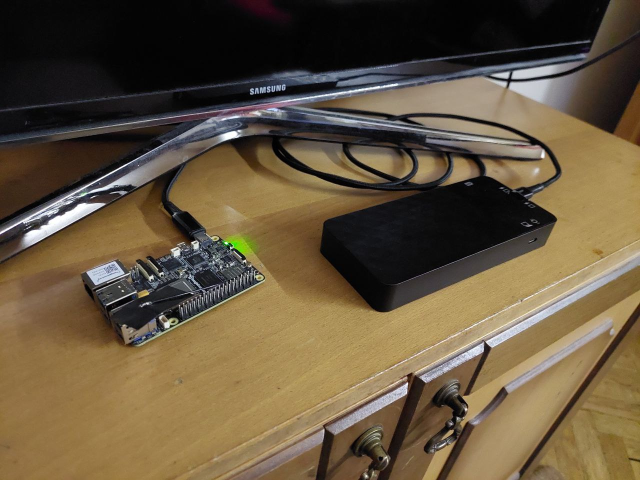
#> input picture b1.jpg, 1280 x 960 px (shown at 1/2 size)
$ python -i vf_self.py   (imports and definitions only)
#> lines starting #> are read from the running program, lines starting #| are printed output that depends on the picture
#> further down, picture is the input picture: shape (960, 1280, 3); mean B, G, R 62.5, 85.9, 101.1
from __future__ import annotations

import cv2
import numpy as np


def apply_deterministic_augmentation(image: np.ndarray) -> np.ndarray:
    """
    Apply one fixed deterministic augmentation pipeline to a BGR image.

    The function is intended for feature stability checks, not for training.
    It always applies the same sequence of light augmentations and returns
    one augmented BGR uint8 image.

    Args:
        image:
            Input image as a BGR uint8 numpy array.

    Returns:
        Augmented image as a BGR uint8 numpy array.
    """
    h, w = image.shape[:2]
#> h = 960; w = 1280

    blur_kernel = (3, 3)
    blur_sigma = 0.8

    brightness_factor = 0.95
    contrast_factor = 0.95

    jpeg_quality = 85

    resize_scale = 0.92

    affine_angle_deg = 1.0
    affine_scale = 0.99
    affine_shift_x = 0.01 * w
#> affine_shift_x = 12.8
    affine_shift_y = 0.01 * h
#> affine_shift_y = 9.6

    augmented = cv2.GaussianBlur(image, blur_kernel, blur_sigma)

    augmented = np.clip(augmented.astype(np.float32) * brightness_factor, 0, 255).astype(np.uint8)
    augmented = np.clip((augmented.astype(np.float32) - 127.5) * contrast_factor + 127.5, 0, 255).astype(np.uint8)

    ok, encoded = cv2.imencode(
        ".jpg",
        augmented,
        [int(cv2.IMWRITE_JPEG_QUALITY), jpeg_quality],
    )
    if not ok:
        return augmented

    augmented = cv2.imdecode(encoded, cv2.IMREAD_COLOR)
    if augmented is None:
        return image.copy()

    small_w = max(1, int(round(w * resize_scale)))
#> small_w = 1178
    small_h = max(1, int(round(h * resize_scale)))
#> small_h = 883

    augmented = cv2.resize(augmented, (small_w, small_h), interpolation=cv2.INTER_AREA)
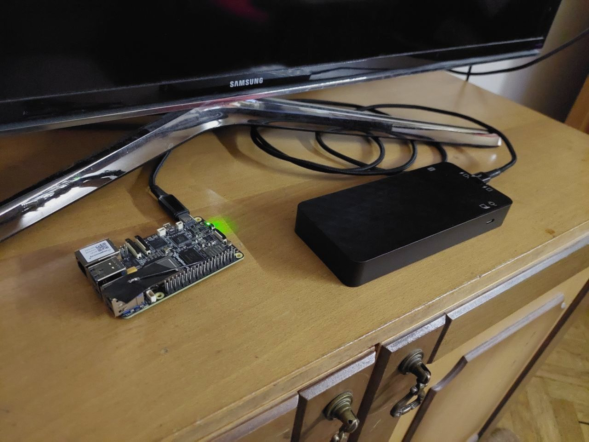
#> augmented: shape (883, 1178, 3) (shown at 1/2 size); mean B, G, R 61.7, 82.9, 96.6
    augmented = cv2.resize(augmented, (w, h), interpolation=cv2.INTER_LINEAR)
#> augmented: shape (960, 1280, 3)

    matrix = cv2.getRotationMatrix2D((w / 2.0, h / 2.0), affine_angle_deg, affine_scale)
    matrix[0, 2] += affine_shift_x
    matrix[1, 2] += affine_shift_y

    augmented = cv2.warpAffine(
        augmented,
        matrix,
        (w, h),
        flags=cv2.INTER_LINEAR,
        borderMode=cv2.BORDER_REPLICATE,
    )
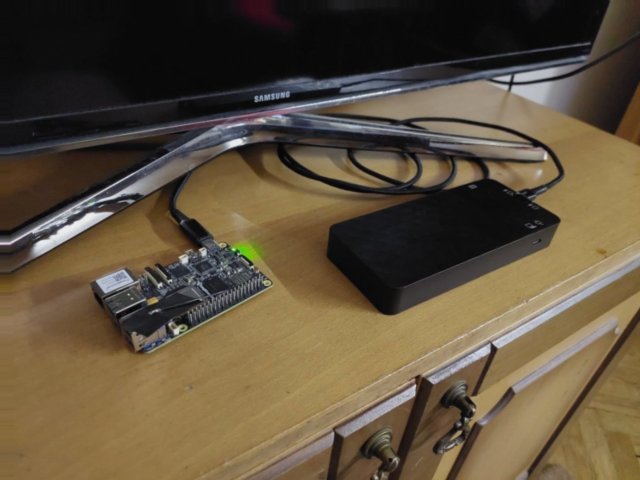
#> augmented: shape (960, 1280, 3) (shown at 1/2 size); mean B, G, R 60.7, 81.4, 94.9

    return augmented

>>> import cv2
>>> picture = cv2.imread('b1.jpg')
>>> result = apply_deterministic_augmentation(picture)

$ run again, on b3.jpg
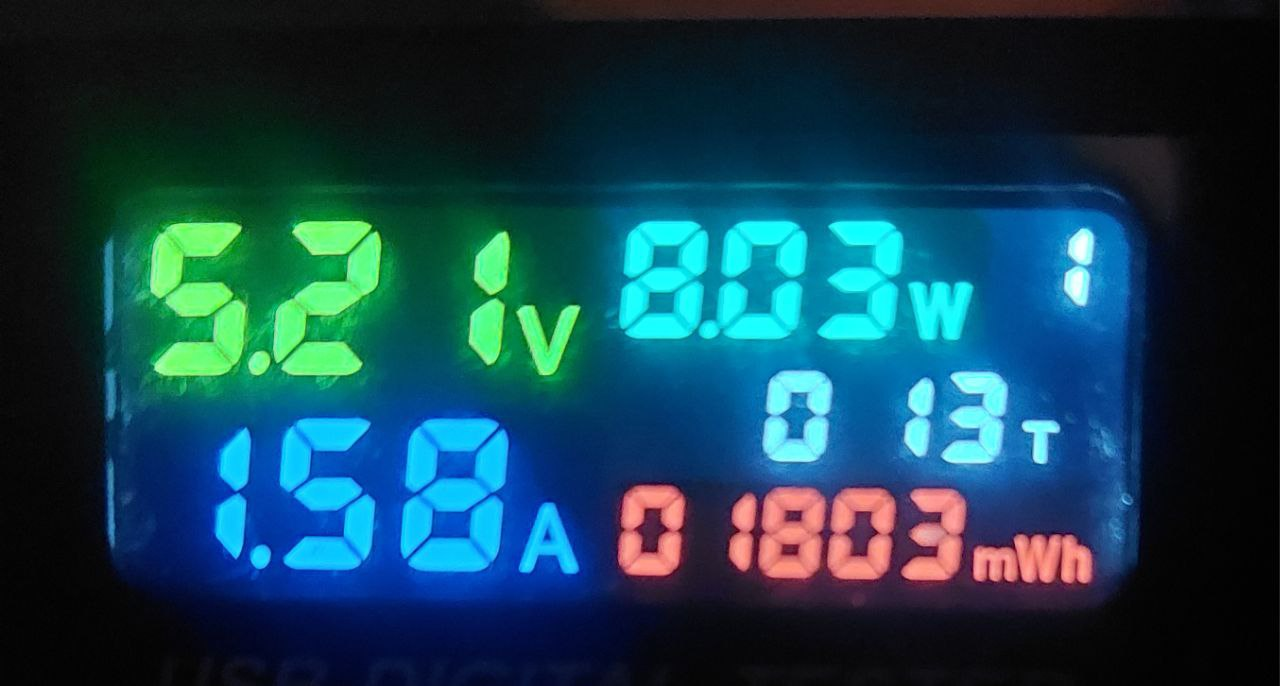
#> input picture b3.jpg, 1280 x 686 px
#> picture is the input picture: shape (686, 1280, 3); mean B, G, R 79.1, 64.2, 21.1
#> in apply_deterministic_augmentation, `augmented = cv2.resize(augmented, (small_w, small_h), interpolation=cv..`:
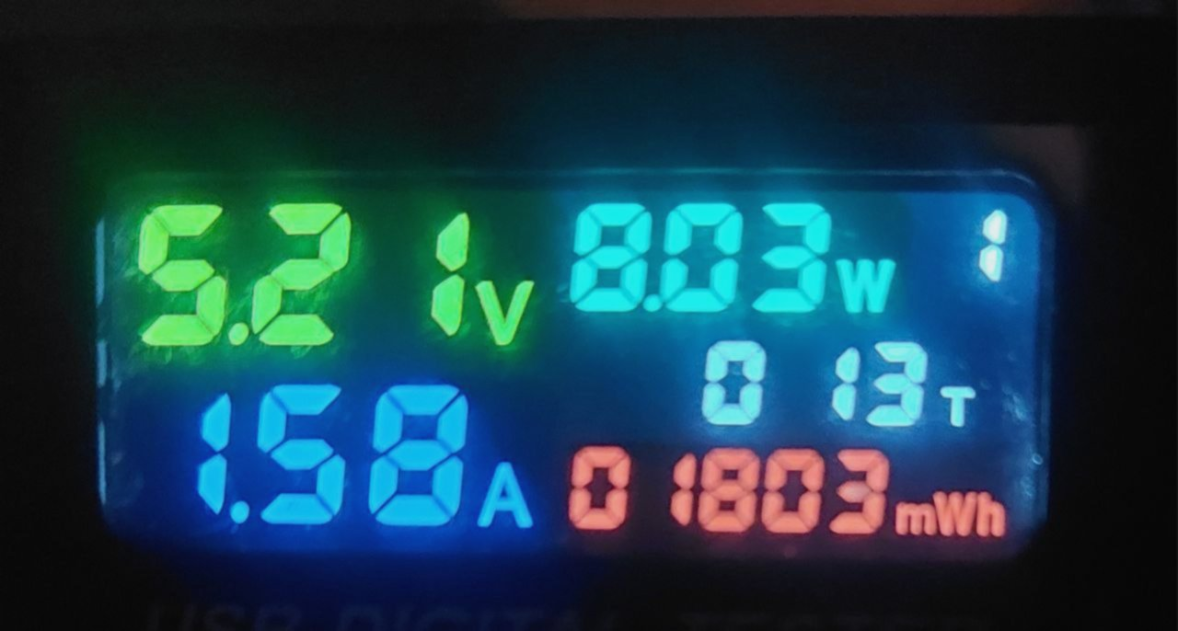
#> augmented: shape (631, 1178, 3); mean B, G, R 76.8, 63.3, 24.4
#> in apply_deterministic_augmentation, `augmented = cv2.warpAffine( augmented, matrix, (w, h), flags=cv2.INTER..`:
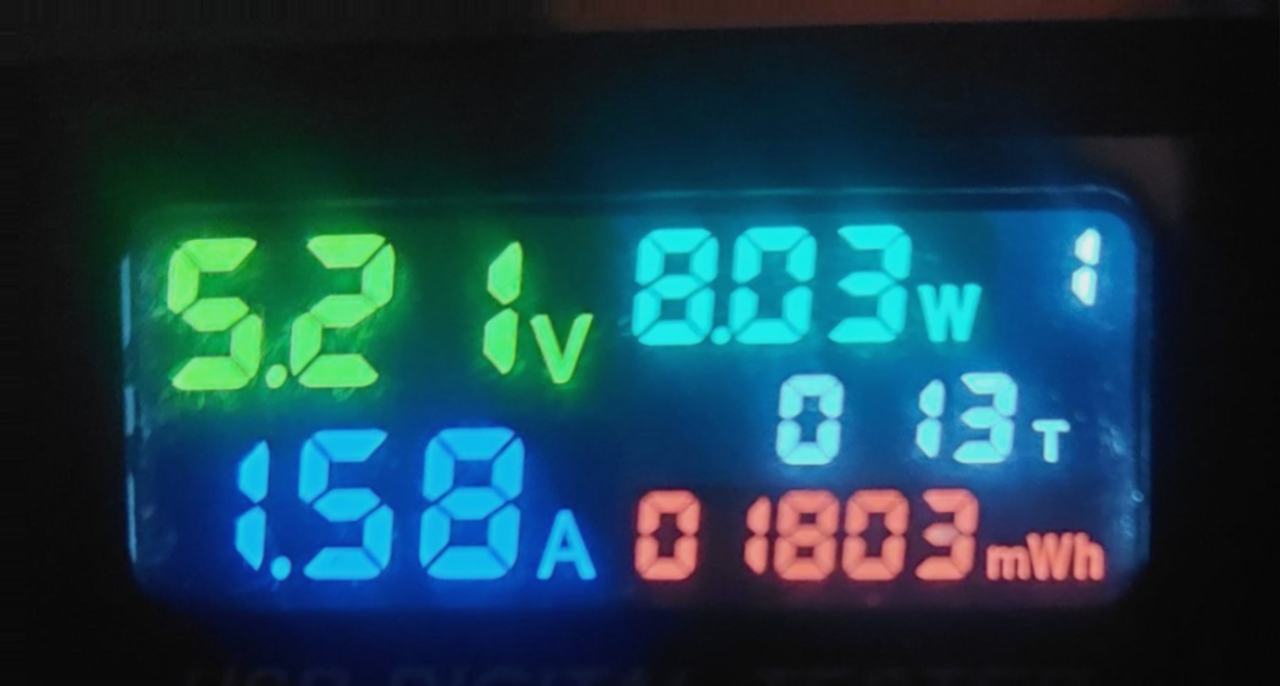
#> augmented: shape (686, 1280, 3); mean B, G, R 75.6, 62.4, 24.4

$ run again, on b4.jpg
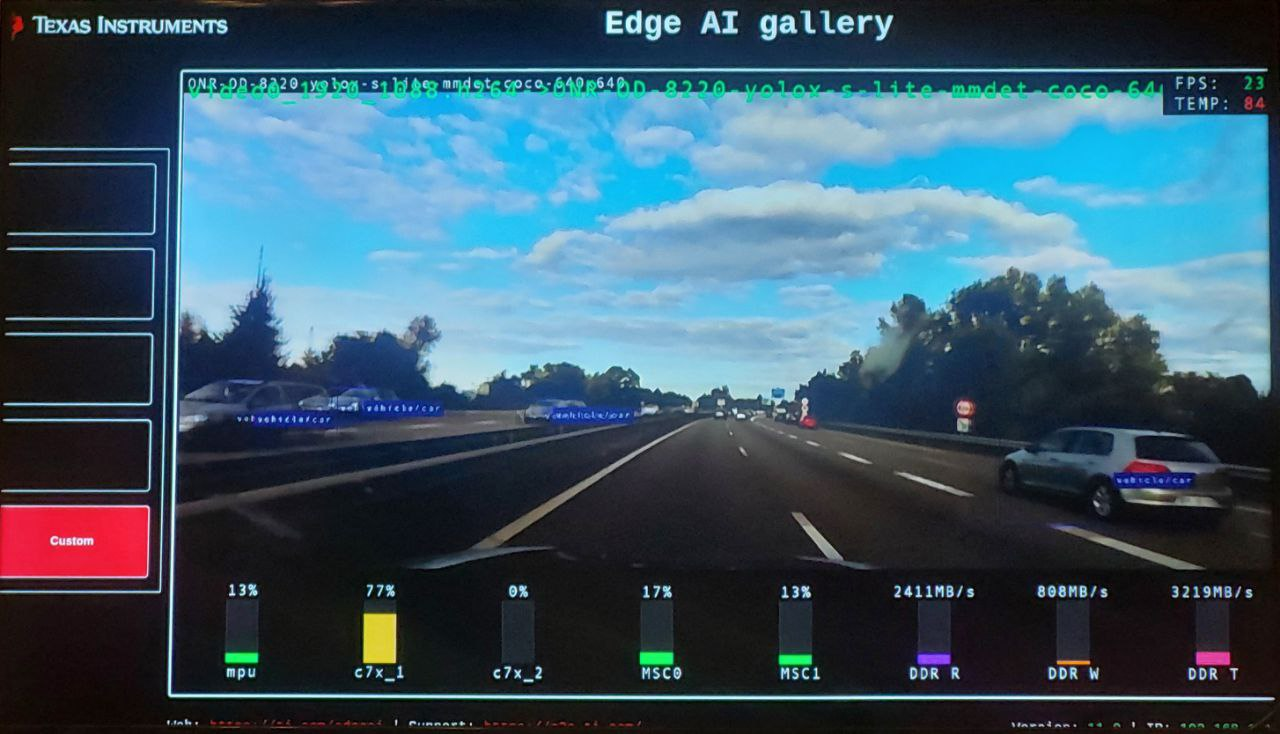
#> input picture b4.jpg, 1280 x 734 px
#> picture is the input picture: shape (734, 1280, 3); mean B, G, R 102.9, 86.4, 59.1
#> in apply_deterministic_augmentation, `augmented = cv2.resize(augmented, (small_w, small_h), interpolation=cv..`:
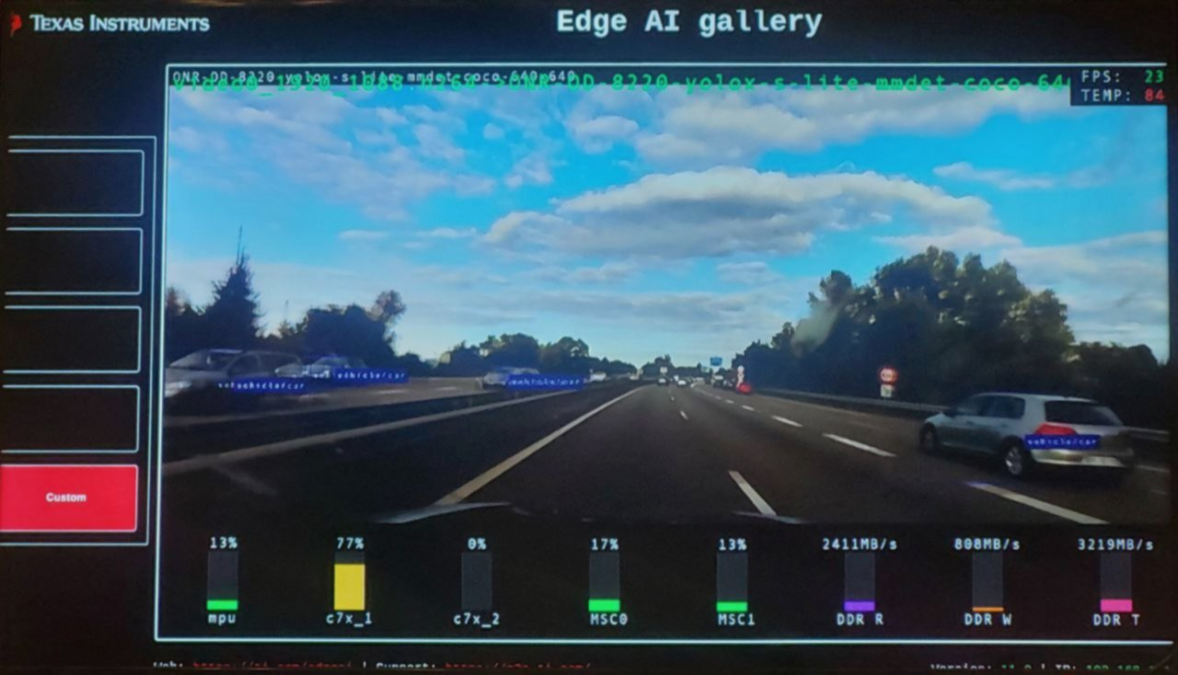
#> augmented: shape (675, 1178, 3); mean B, G, R 98.4, 83.4, 58.8
#> in apply_deterministic_augmentation, `augmented = cv2.warpAffine( augmented, matrix, (w, h), flags=cv2.INTER..`:
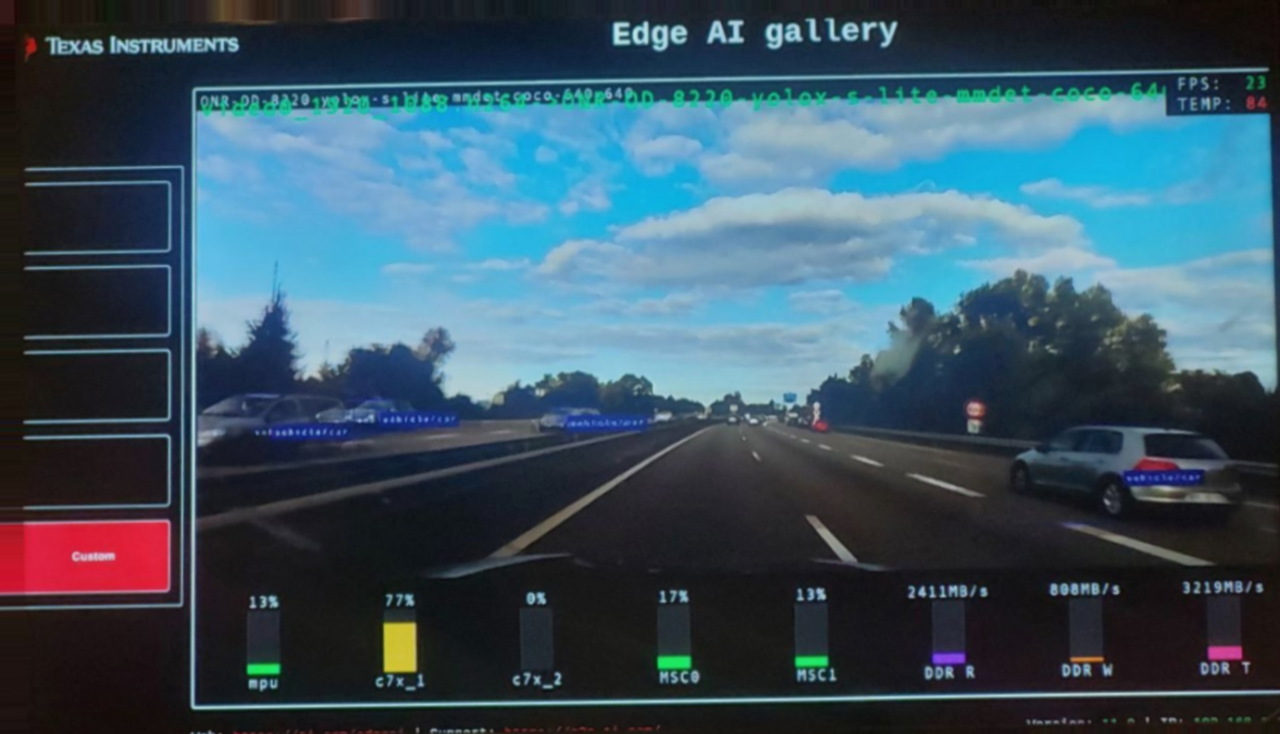
#> augmented: shape (734, 1280, 3); mean B, G, R 96.8, 82.2, 58.5
